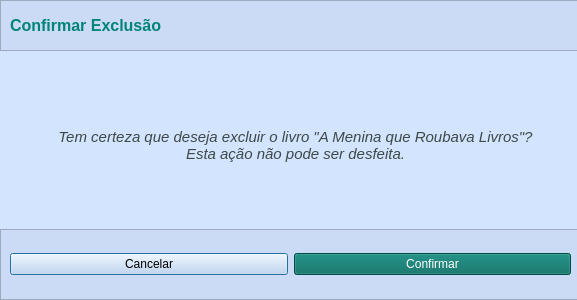
<?xml version="1.0" encoding="UTF-8"?>
<ui version="4.0">
 <class>DialogConfirmation</class>
 <widget class="QDialog" name="DialogConfirmation">
  <property name="geometry">
   <rect>
    <x>0</x>
    <y>0</y>
    <width>577</width>
    <height>300</height>
   </rect>
  </property>
  <property name="windowTitle">
   <string>Dialog</string>
  </property>
  <property name="styleSheet">
   <string notr="true">background-color: #d3e4fe;</string>
  </property>
  <widget class="QFrame" name="frameButtons">
   <property name="geometry">
    <rect>
     <x>0</x>
     <y>229</y>
     <width>581</width>
     <height>71</height>
    </rect>
   </property>
   <property name="styleSheet">
    <string notr="true">background-color: #cbdbf5;</string>
   </property>
   <property name="frameShape">
    <enum>QFrame::Shape::StyledPanel</enum>
   </property>
   <property name="frameShadow">
    <enum>QFrame::Shadow::Raised</enum>
   </property>
   <layout class="QGridLayout" name="gridLayout">
    <item row="0" column="0">
     <widget class="QPushButton" name="btnCancel">
      <property name="text">
       <string>Cancelar</string>
      </property>
     </widget>
    </item>
    <item row="0" column="1">
     <widget class="QPushButton" name="btnConfirm">
      <property name="styleSheet">
       <string notr="true">background-color: #006a61;
color: white;
font-weiight: bold;</string>
      </property>
      <property name="text">
       <string>Confirmar</string>
      </property>
     </widget>
    </item>
   </layout>
  </widget>
  <widget class="QFrame" name="frame">
   <property name="geometry">
    <rect>
     <x>0</x>
     <y>0</y>
     <width>581</width>
     <height>51</height>
    </rect>
   </property>
   <property name="styleSheet">
    <string notr="true">background-color: #cbdbf5;</string>
   </property>
   <property name="frameShape">
    <enum>QFrame::Shape::StyledPanel</enum>
   </property>
   <property name="frameShadow">
    <enum>QFrame::Shadow::Raised</enum>
   </property>
   <layout class="QVBoxLayout" name="verticalLayout">
    <item>
     <widget class="QLabel" name="lblDialogTitle">
      <property name="font">
       <font>
        <pointsize>12</pointsize>
        <bold>true</bold>
       </font>
      </property>
      <property name="styleSheet">
       <string notr="true">color: #008378;
font-weight: bold;</string>
      </property>
      <property name="text">
       <string>Confirmar Exclusão</string>
      </property>
     </widget>
    </item>
   </layout>
  </widget>
  <widget class="QLabel" name="lblDialogTextDescription">
   <property name="geometry">
    <rect>
     <x>50</x>
     <y>80</y>
     <width>491</width>
     <height>131</height>
    </rect>
   </property>
   <property name="font">
    <font>
     <pointsize>11</pointsize>
     <italic>true</italic>
    </font>
   </property>
   <property name="styleSheet">
    <string notr="true">color: #3d4947;
</string>
   </property>
   <property name="text">
    <string>Tem certeza que deseja excluir o livro &quot;A Menina que Roubava Livros&quot;? Esta ação não pode ser desfeita.</string>
   </property>
   <property name="alignment">
    <set>Qt::AlignmentFlag::AlignCenter</set>
   </property>
   <property name="wordWrap">
    <bool>true</bool>
   </property>
  </widget>
 </widget>
 <resources/>
 <connections/>
</ui>
